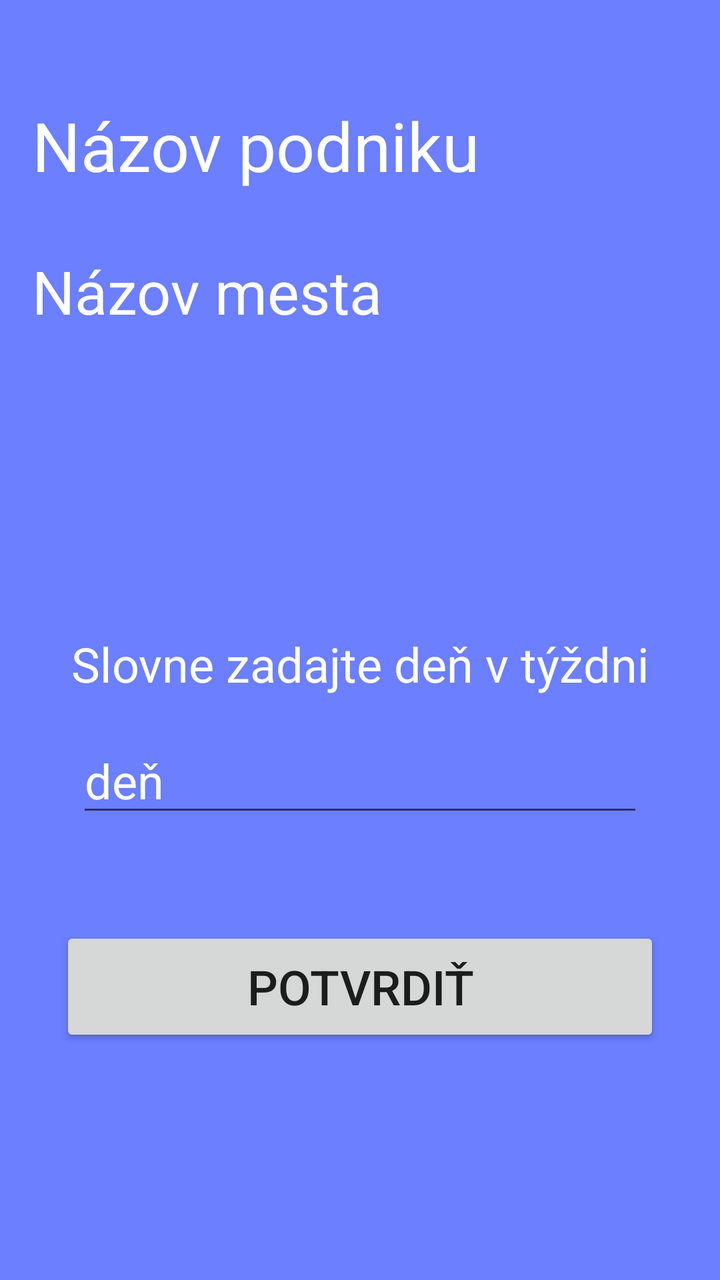
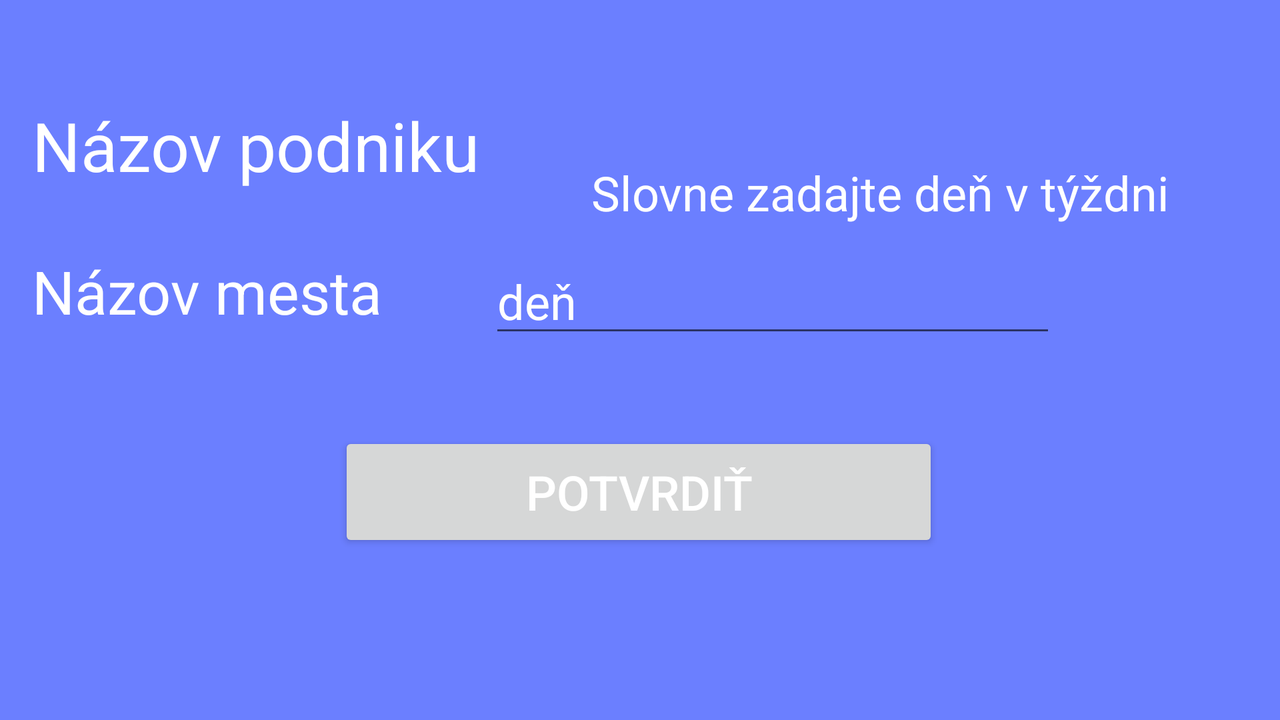

Compare how this app lays out the same screen by default and in its alternative resource folder. The renders come first, then the two layout files and the values they reference.
<!-- AndroidManifest.xml: application theme Theme.Semestralka2 -->
<!-- res/layout/activity_vybrany_podnik.xml -->
<?xml version="1.0" encoding="utf-8"?>
<androidx.constraintlayout.widget.ConstraintLayout xmlns:android="http://schemas.android.com/apk/res/android"
    xmlns:app="http://schemas.android.com/apk/res-auto"
    xmlns:tools="http://schemas.android.com/tools"
    android:layout_width="match_parent"
    android:layout_height="match_parent"
    android:background="#6B7FFF"
    tools:context=".vybranypodnik.VybranyPodnikActivity">

    <EditText
        android:id="@+id/inputDen"
        android:layout_width="wrap_content"
        android:layout_height="wrap_content"
        android:layout_marginTop="16dp"
        android:ems="10"
        android:hint="@string/den"
        android:inputType="text"
        android:textColor="#FFFFFF"
        android:textColorHint="#FFFFFF"
        android:textSize="24sp"
        app:layout_constraintEnd_toEndOf="parent"
        app:layout_constraintStart_toStartOf="parent"
        app:layout_constraintTop_toBottomOf="@+id/infoPreVstup" />

    <TextView
        android:id="@+id/nazovPodniku"
        android:layout_width="wrap_content"
        android:layout_height="wrap_content"
        android:layout_marginStart="16dp"
        android:layout_marginTop="50dp"
        android:text="@string/nazov_podniku"
        android:textColor="#FFFFFF"
        android:textSize="34sp"
        app:layout_constraintStart_toStartOf="parent"
        app:layout_constraintTop_toTopOf="parent" />

    <TextView
        android:id="@+id/nazovMesta"
        android:layout_width="wrap_content"
        android:layout_height="wrap_content"
        android:layout_marginTop="30dp"
        android:text="@string/nazov_mesta"
        android:textColor="#FFFFFF"
        android:textSize="30sp"
        app:layout_constraintStart_toStartOf="@+id/nazovPodniku"
        app:layout_constraintTop_toBottomOf="@+id/nazovPodniku" />

    <Button
        android:id="@+id/potvrditBtn"
        android:layout_width="300dp"
        android:layout_height="60dp"
        android:layout_marginTop="50dp"
        android:text="@string/potvrdit"
        android:textSize="24sp"
        app:layout_constraintEnd_toEndOf="parent"
        app:layout_constraintStart_toStartOf="parent"
        app:layout_constraintTop_toBottomOf="@+id/inputDen" />

    <TextView
        android:id="@+id/infoPreVstup"
        android:layout_width="wrap_content"
        android:layout_height="wrap_content"
        android:layout_marginTop="150dp"
        android:text="@string/slovne_zadajte_den_v_tyzdni"
        android:textColor="#FFFFFF"
        android:textSize="24sp"
        app:layout_constraintEnd_toEndOf="parent"
        app:layout_constraintStart_toStartOf="parent"
        app:layout_constraintTop_toBottomOf="@+id/nazovMesta" />
</androidx.constraintlayout.widget.ConstraintLayout>
<!-- resources referenced by this layout -->
<resources>
  <string name="den">deň</string>
  <string name="nazov_mesta">Názov mesta</string>
  <string name="nazov_podniku">Názov podniku</string>
  <string name="potvrdit">Potvrdiť</string>
  <string name="slovne_zadajte_den_v_tyzdni">Slovne zadajte deň v týždni</string>
  <style name="Theme.Semestralka2" parent="Theme.MaterialComponents.DayNight.DarkActionBar">
          
          <item name="colorPrimary">@color/purple_500</item>
          <item name="colorPrimaryVariant">@color/purple_700</item>
          <item name="colorOnPrimary">@color/white</item>
          
          <item name="colorSecondary">@color/teal_200</item>
          <item name="colorSecondaryVariant">@color/teal_700</item>
          <item name="colorOnSecondary">@color/black</item>
          
          <item name="android:statusBarColor">?attr/colorPrimaryVariant</item>
          
      </style>
</resources>
<!-- res/layout-land/activity_vybrany_podnik.xml (the author's variant of the layout above) -->
<!-- drawn on the phone turned sideways -->
<?xml version="1.0" encoding="utf-8"?>
<androidx.constraintlayout.widget.ConstraintLayout xmlns:android="http://schemas.android.com/apk/res/android"
    xmlns:app="http://schemas.android.com/apk/res-auto"
    xmlns:tools="http://schemas.android.com/tools"
    android:layout_width="match_parent"
    android:layout_height="match_parent"
    android:background="#6B7FFF"
    tools:context=".vybranypodnik.VybranyPodnikActivity">

    <EditText
        android:id="@+id/inputDen"
        android:layout_width="wrap_content"
        android:layout_height="wrap_content"
        android:layout_marginTop="12dp"
        android:layout_marginEnd="112dp"
        android:ems="10"
        android:hint="@string/den"
        android:inputType="text"
        android:textColor="#FFFFFF"
        android:textColorHint="#FFFFFF"
        android:textSize="24sp"
        app:layout_constraintEnd_toEndOf="parent"
        app:layout_constraintHorizontal_bias="1.0"
        app:layout_constraintStart_toEndOf="@+id/nazovMesta"
        app:layout_constraintTop_toBottomOf="@+id/infoPreVstup" />

    <TextView
        android:id="@+id/nazovPodniku"
        android:layout_width="wrap_content"
        android:layout_height="wrap_content"
        android:layout_marginStart="16dp"
        android:layout_marginTop="50dp"
        android:text="@string/nazov_podniku"
        android:textColor="#FFFFFF"
        android:textSize="34sp"
        app:layout_constraintStart_toStartOf="parent"
        app:layout_constraintTop_toTopOf="parent" />

    <TextView
        android:id="@+id/nazovMesta"
        android:layout_width="wrap_content"
        android:layout_height="wrap_content"
        android:layout_marginTop="30dp"
        android:text="@string/nazov_mesta"
        android:textColor="#FFFFFF"
        android:textSize="30sp"
        app:layout_constraintStart_toStartOf="@+id/nazovPodniku"
        app:layout_constraintTop_toBottomOf="@+id/nazovPodniku" />

    <Button
        android:id="@+id/potvrditBtn"
        android:layout_width="300dp"
        android:layout_height="60dp"
        android:layout_marginBottom="84dp"
        android:text="@string/potvrdit"
        android:textColor="#FFFFFF"
        android:textSize="24sp"
        app:layout_constraintBottom_toBottomOf="parent"
        app:layout_constraintEnd_toEndOf="parent"
        app:layout_constraintHorizontal_bias="0.498"
        app:layout_constraintStart_toStartOf="parent" />

    <TextView
        android:id="@+id/infoPreVstup"
        android:layout_width="wrap_content"
        android:layout_height="wrap_content"
        android:layout_marginTop="80dp"
        android:text="@string/slovne_zadajte_den_v_tyzdni"
        android:textColor="#FFFFFF"
        android:textSize="24sp"
        app:layout_constraintEnd_toEndOf="parent"
        app:layout_constraintStart_toEndOf="@+id/nazovPodniku"
        app:layout_constraintTop_toTopOf="parent" />
</androidx.constraintlayout.widget.ConstraintLayout>
